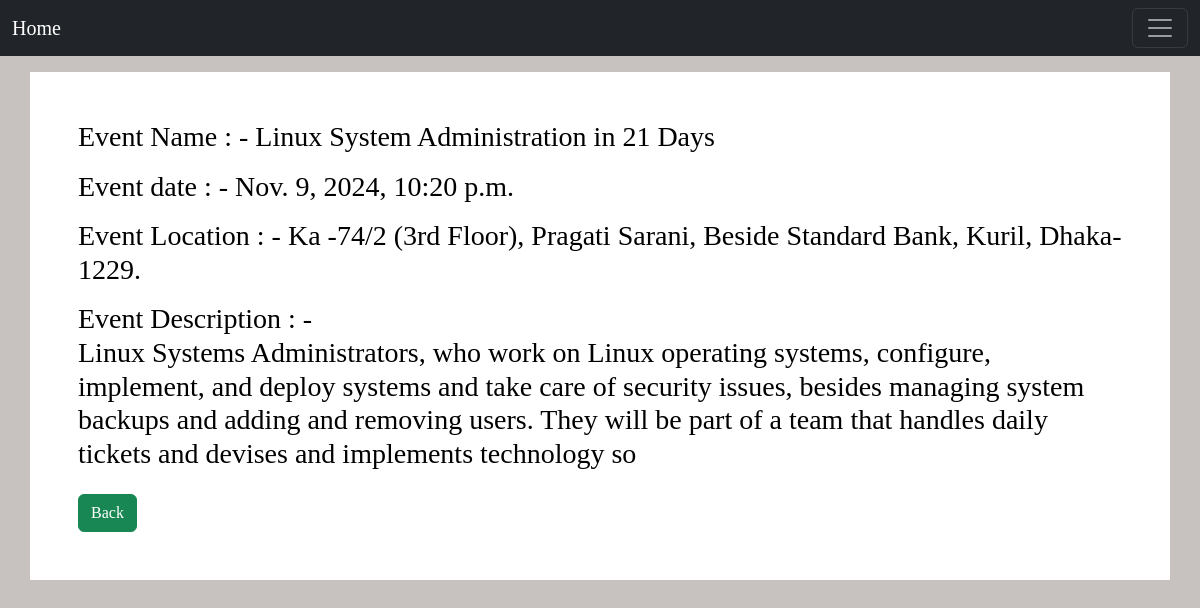
Screenshot of /event/detailview/24 with the database file from the repository.
### eventapp/models.py (models this page shows, shortened)
class eventModel(models.Model):
    event_name = models.CharField(max_length=100)
    event_date = models.DateTimeField()
    event_location = models.CharField(max_length=100)
    event_descriptions = models.TextField(max_length=300)
    user  = models.ForeignKey(User, on_delete=models.CASCADE, null=True)
    category = models.ForeignKey(EventCatorogy, on_delete=models.CASCADE,  null=True)

### eventapp/views.py (the view)
# urls.py: path('detailview/<int:id>', detailview, name='detailview'),
def detailview(request, id):
    event_details = eventModel.objects.filter(id=id).values()
    return render(request, 'eventapp/detailview.html', {'event_details':event_details})

### eventapp/templates/eventapp/detailview.html
{% load static %} <br />
{% include 'eventapp/base.html' %} <br />
{% block content %} <br />
<div class="container text-black bg-white p-5">
  {% for event in event_details %}
  <h3 class="mb-3">Event Name : - {{ event.event_name }}</h3>
  <h3 class="mb-3">Event date : - {{ event.event_date }}</h3>
  <h3 class="mb-3">Event Location : - {{ event.event_location }}</h3>
  <h3 class="mb-3">
    Event Description : -
    <p>{{ event.event_descriptions }}</p>
  </h3>
  <a href="{% url 'home' %}" class="btn btn-success mt-2">Back</a>
  {% endfor %}
</div>
{% endblock %}

### eventapp/static/css/style.css (style rules this page uses)
body { font-family: verdana; background-color: #c7c2c0; }

### rows the page displays
eventModel: event_name "Linux System Administration in 21 Days", event_date "Nov. 9, 2024, 10:20 p.m.", event_location "Ka -74/2 (3rd Floor), Pragati Sarani, Beside Standard Bank, Kuril, Dhaka-1229.", event_descriptions "Linux Systems Administrators, who work on Linux operating systems, configure, implement, and deploy systems and take care of security issues, besides managing system backups and adding and removing users. They will be part of a team that handles daily tickets and devises and implements technology so"
